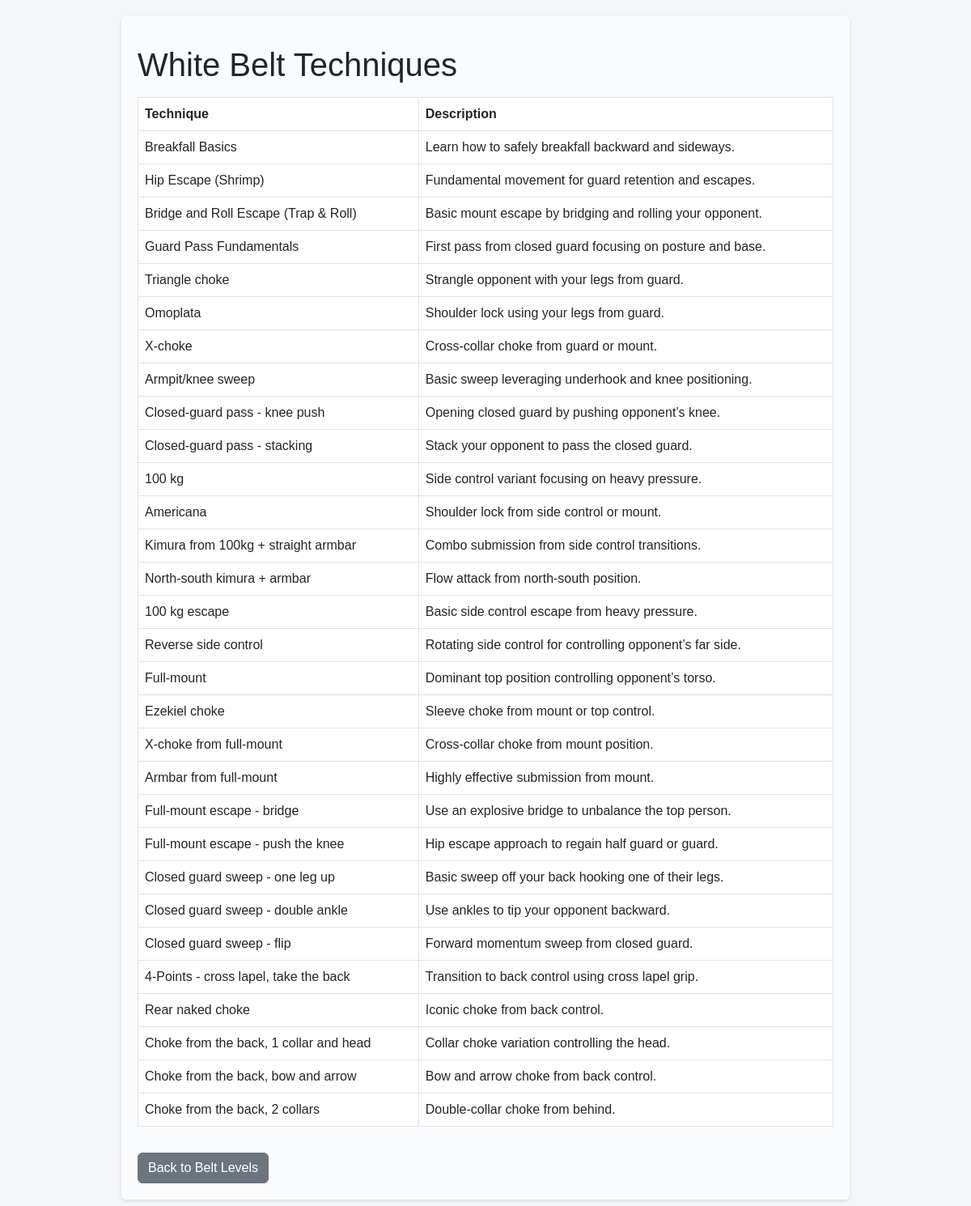
/belts/belts/1/techniques/, run on the app's committed database.
### belts/models.py (models this page shows, shortened)
class Belt(models.Model):
    name = models.CharField(max_length=20, unique=True)

class Technique(models.Model):
    belt = models.ForeignKey(Belt, on_delete=models.CASCADE, related_name='techniques')
    name = models.CharField(max_length=100)
    description = models.TextField()
    video_link = models.URLField(blank=True, null=True)  # Add this field

### belts/views.py (the view)
# urls.py: path('belts/<int:belt_id>/techniques/', views.technique_list, name='technique_list'),
def technique_list(request, belt_id):
    belt = get_object_or_404(Belt, id=belt_id)
    techniques = belt.techniques.all()  # uses related_name='techniques'
    return render(request, 'belts/technique_list.html', {
        'belt': belt,
        'techniques': techniques,
    })

### belts/templates/belts/technique_list.html (shortened to what this page needs)
{% extends 'base.html' %}
{% block content %}
  <h1 class="my-3">{{ belt.name }} Belt Techniques</h1>
  <table class="table table-bordered">
    <thead>
      <tr>
        <th>Technique</th>
        <th>Description</th>
      </tr>
    </thead>
    <tbody>
      {% for technique in techniques %}
      <tr>
        <td>{{ technique.name }}</td>
        <td>{{ technique.description }}</td>
      </tr>
      {% empty %}
      <tr>
        <td colspan="2">No techniques for this belt yet.</td>
      </tr>
      {% endfor %}
    </tbody>
  </table>
  <a class="btn btn-secondary mt-3" href="{% url 'belt_list' %}">Back to Belt Levels</a>
{% endblock %}

### belts/templates/base.html (style rules this page uses)
body { background-color: #f4f6f8; padding: 20px; font-family: "Arial", sans-serif; }

### data on the page
Belt: name "White"
Technique: name "Breakfall Basics", description "Learn how to safely breakfall backward and sideways."
Technique: name "Hip Escape (Shrimp)", description "Fundamental movement for guard retention and escapes."
Technique: name "Bridge and Roll Escape (Trap & Roll)", description "Basic mount escape by bridging and rolling your opponent."
Technique: name "Guard Pass Fundamentals", description "First pass from closed guard focusing on posture and base."
Technique: name "Triangle choke", description "Strangle opponent with your legs from guard."
Technique: name "Omoplata", description "Shoulder lock using your legs from guard."
Technique: name "X-choke", description "Cross-collar choke from guard or mount."
Technique: name "Armpit/knee sweep", description "Basic sweep leveraging underhook and knee positioning."
Technique: name "Closed-guard pass - knee push", description "Opening closed guard by pushing opponent’s knee."
Technique: name "Closed-guard pass - stacking", description "Stack your opponent to pass the closed guard."
Technique: name "100 kg", description "Side control variant focusing on heavy pressure."
Technique: name "Americana", description "Shoulder lock from side control or mount."
Technique: name "Kimura from 100kg + straight armbar", description "Combo submission from side control transitions."
Technique: name "North-south kimura + armbar", description "Flow attack from north-south position."
Technique: name "100 kg escape", description "Basic side control escape from heavy pressure."
Technique: name "Reverse side control", description "Rotating side control for controlling opponent’s far side."
Technique: name "Full-mount", description "Dominant top position controlling opponent’s torso."
Technique: name "Ezekiel choke", description "Sleeve choke from mount or top control."
Technique: name "X-choke from full-mount", description "Cross-collar choke from mount position."
Technique: name "Armbar from full-mount", description "Highly effective submission from mount."
Technique: name "Full-mount escape - bridge", description "Use an explosive bridge to unbalance the top person."
Technique: name "Full-mount escape - push the knee", description "Hip escape approach to regain half guard or guard."
Technique: name "Closed guard sweep - one leg up", description "Basic sweep off your back hooking one of their legs."
Technique: name "Closed guard sweep - double ankle", description "Use ankles to tip your opponent backward."
Technique: name "Closed guard sweep - flip", description "Forward momentum sweep from closed guard."
Technique: name "4-Points - cross lapel, take the back", description "Transition to back control using cross lapel grip."
Technique: name "Rear naked choke", description "Iconic choke from back control."
Technique: name "Choke from the back, 1 collar and head", description "Collar choke variation controlling the head."
Technique: name "Choke from the back, bow and arrow", description "Bow and arrow choke from back control."
Technique: name "Choke from the back, 2 collars", description "Double-collar choke from behind."
